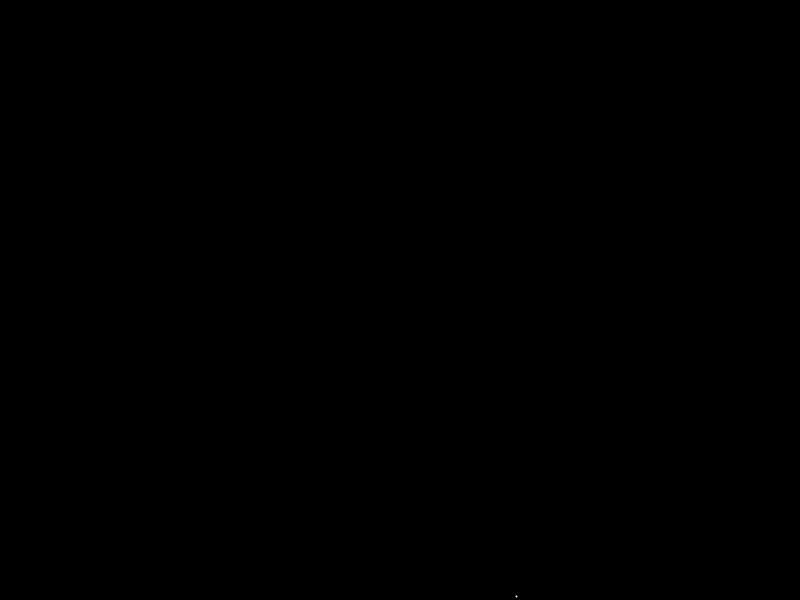
Frame 1 (no input)
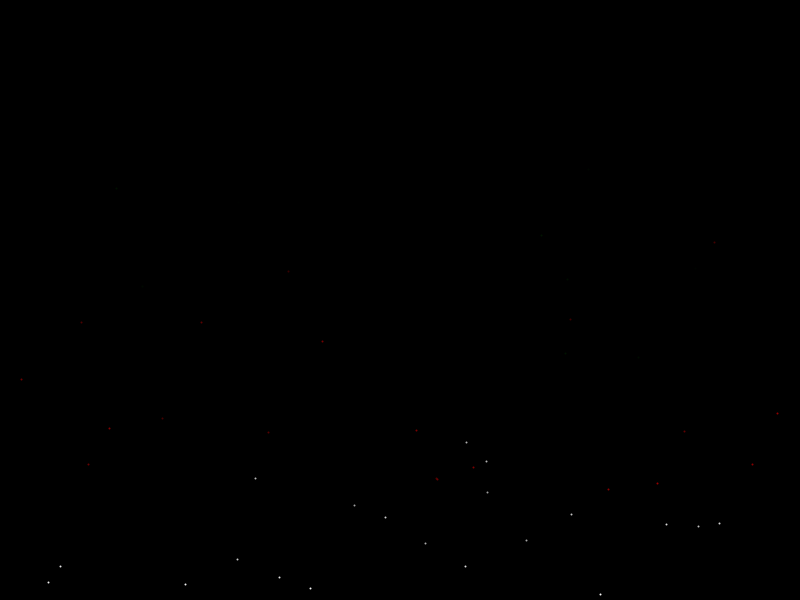
Frame 60 (the mouse pressed at the canvas centre just before this capture)
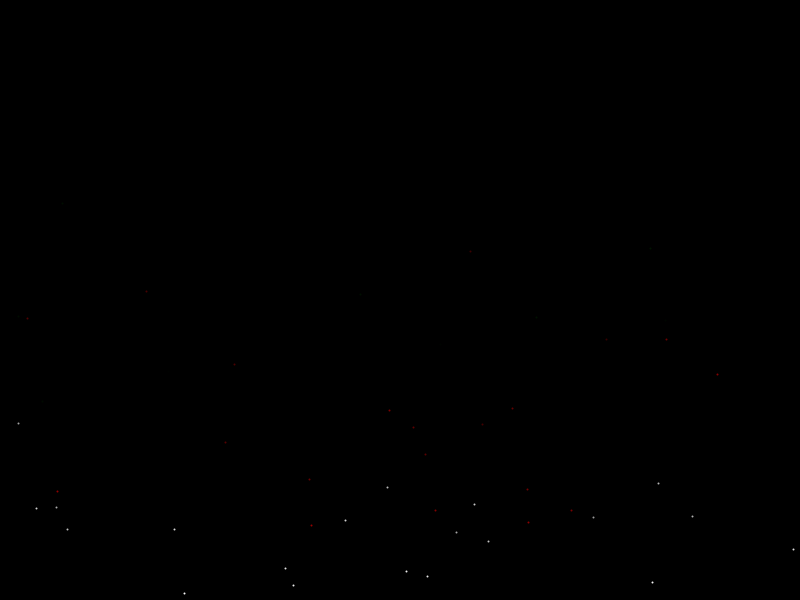
Frame 120 (the mouse held since frame 60 and released just before this capture)

The Processing sketch that drew these frames (run headless with seeded random() and noise(); from frame 60 on, the mouse is pressed at the canvas centre):

// Processing sketch: sketch_240610b
// ── sketch_240610b.pde
// Firework Particle class
class Particle {
  float x, y; // Position
  float vx, vy; // Velocity
  float lifespan; // Lifespan of the particle
  
  Particle(float x_, float y_) {
    x = x_;
    y = y_;
    vx = random(-1, 1); // Random velocity
    vy = random(-10, -3); // Random upward velocity
    lifespan = 255; // Initial lifespan
  }
  
  // Update particle position and decrease lifespan
  void update() {
    x += vx;
    y += vy;
    lifespan -= 5; // Decrease lifespan over time
  }
  
  // Display the particle
  void display() {
    if (lifespan > 150) {
      stroke(255, lifespan); // White color when lifespan is high
    } else if (lifespan > 50) {
      stroke(255, 0, 0, lifespan); // Red color when lifespan is moderate
    } else {
      stroke(0, 100, 0, lifespan); // Dark green color when lifespan is low
    }
    strokeWeight(2);
    point(x, y);
  }
  
  // Check if the particle is dead
  boolean isDead() {
    return lifespan < 0;
  }
}

// Array to hold particles
ArrayList<Particle> particles;

void setup() {
  size(800, 600);
  particles = new ArrayList<Particle>();
  background(0);
}

void draw() {
  background(0);
  // Generate new firework every few frames
  if (frameCount % 1 == 0) {
    // Create a new firework at a random position near the top
    float startX = random(width);
    float startY = height;
    Particle firework = new Particle(startX, startY);
    particles.add(firework);
  }
  
  // Update and display all particles
  for (int i = particles.size()-1; i >= 0; i--) {
    Particle p = particles.get(i);
    p.update();
    p.display();
    // Remove dead particles
    if (p.isDead()) {
      particles.remove(i);
    }
  }
}
